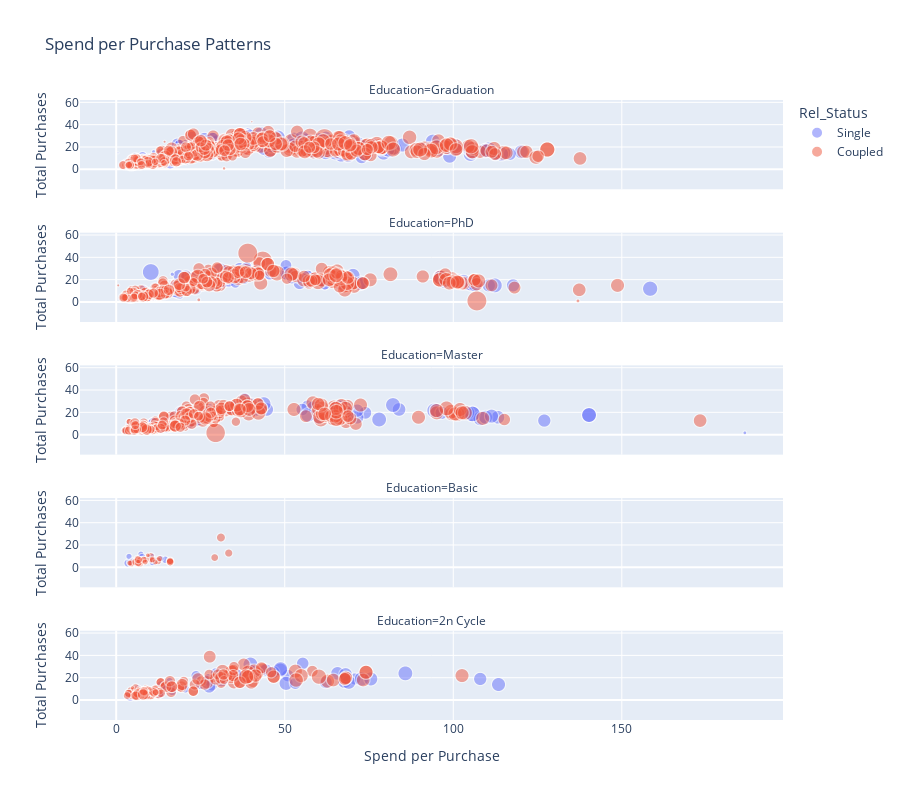

The notebook cell this image was saved under:
### Code cell
fig = px.scatter(data_frame=df, x='SpendPerPurchase', y='TotalPurchases', size='Income', color='Rel_Status', opacity=0.5, facet_col='Education', facet_col_wrap=1, height=800,
                 labels={
                     'SpendPerPurchase': 'Spend per Purchase',
                     'TotalPurchases': 'Total Purchases'
                 }, title='Spend per Purchase Patterns')
fig.show()

### Figure 1 — Plotly figure (JSON) as saved in the notebook; plotly's stock layout.template omitted (floating-point values rounded to 4 significant figures; data arrays with more than 128 entries replaced by an {"elided": "..."} marker saying what was removed)
{"data": [{"hovertemplate": "Rel_Status=Single<br>Education=Graduation<br>Spend per Purchase=%{x}<br>Total Purchases=%{y}<br>Income=%{marker.size}<extra></extra>", "legendgroup": "Single", "marker": {"color": "#636efa", "opacity": 0.5, "size": {"elided": "402 int values"}, "sizemode": "area", "sizeref": 406.0, "symbol": "circle"}, "mode": "markers", "name": "Single", "showlegend": true, "type": "scattergl", "x": {"elided": "402 float values"}, "xaxis": "x5", "y": {"elided": "402 int values"}, "yaxis": "y5"}, {"hovertemplate": "Rel_Status=Single<br>Education=PhD<br>Spend per Purchase=%{x}<br>Total Purchases=%{y}<br>Income=%{marker.size}<extra></extra>", "legendgroup": "Single", "marker": {"color": "#636efa", "opacity": 0.5, "size": {"elided": "175 int values"}, "sizemode": "area", "sizeref": 406.0, "symbol": "circle"}, "mode": "markers", "name": "Single", "showlegend": false, "type": "scattergl", "x": {"elided": "175 float values"}, "xaxis": "x4", "y": {"elided": "175 int values"}, "yaxis": "y4"}, {"hovertemplate": "Rel_Status=Single<br>Education=Master<br>Spend per Purchase=%{x}<br>Total Purchases=%{y}<br>Income=%{marker.size}<extra></extra>", "legendgroup": "Single", "marker": {"color": "#636efa", "opacity": 0.5, "size": [59354, 10979, 49389, 75777, 42394, 32557, 61331, 92859, 30523, 18890, 48721, 44551, 31160, 31788, 63841, 35416, 70893, 29548, 46098, 36143, 51529, 42618, 36230, 37760, 58308, 59432, 81169, 73454, 22944, 69882, 21888, 26877, 45006, 35791, 63120, 55282, 98777, 59247, 47570, 90247, 41335, 55250, 75012, 51124, 45183, 49494, 55284, 43456, 19485, 42835, 86424, 68092, 51390, 39858, 44051, 33462, 46423, 33168, 50014, 75345, 98777, 52034, 10979, 90638, 78579, 67369, 63841, 64191, 23748, 64857, 6560, 33316, 75154, 41335, 35791, 46390, 63841, 78427, 64866, 49476, 64857, 41020, 70379, 46098, 46098, 59235, 57530, 63972, 90638, 60482, 70638, 39228, 35544, 78789, 61787, 73705, 16653, 39763, 36273, 44635, 33316, 84953, 27071, 74290, 58217, 33051, 62772, 77598, 31385, 91712, 46423, 36927, 53367, 72217, 72309, 65487, 62637, 29435, 91172, 81380, 89616, 8820, 38054, 75777, 44802], "sizemode": "area", "sizeref": 406.0, "symbol": "circle"}, "mode": "markers", "name": "Single", "showlegend": false, "type": "scattergl", "x": [20.67, 3.75, 10.83, 68.48, 6.4, 8.889, 27.48, 94.41, 3.25, 8.75, 17.24, 23.75, 9.143, 6, 41.27, 24.38, 65.57, 5.8, 10.91, 4.75, 27.47, 17.45, 8.429, 9, 60, 30.14, 94.95, 127, 8.444, 73.9, 17.75, 22.33, 22.17, 5.833, 56.81, 21.36, 105.7, 27.33, 13.44, 108.1, 15.58, 34.73, 44.65, 7.167, 24.23, 27.5, 33.22, 23.12, 2.5, 25.87, 43.79, 64.05, 19.61, 13.57, 14.25, 9, 10.22, 12.2, 26.4, 104.3, 105.7, 20.75, 3.75, 140.3, 113.2, 58.44, 41.27, 34.38, 8.444, 66.96, 186.5, 13.1, 71.44, 15.58, 5.833, 22.2, 41.27, 83.91, 26.48, 36.14, 66.96, 21.7, 34.4, 10.91, 10.91, 40.29, 13.14, 55.17, 140.3, 29.82, 66.7, 5, 11.17, 109.6, 69.42, 67.8, 7.667, 16.7, 9.5, 9.714, 13.1, 56.89, 5, 38.03, 14.71, 39.76, 41.13, 66.73, 6.75, 82.11, 10.22, 8.875, 19.05, 71.5, 96.55, 68.76, 18.5, 16.36, 78, 111.4, 65.76, 3.5, 6.429, 68.48, 38.85], "xaxis": "x3", "y": [15, 8, 6, 21, 5, 9, 23, 22, 4, 4, 17, 12, 7, 10, 22, 16, 23, 5, 11, 4, 17, 11, 7, 6, 15, 22, 22, 13, 9, 20, 12, 12, 12, 6, 26, 11, 19, 21, 9, 15, 12, 26, 23, 6, 13, 14, 23, 17, 4, 23, 28, 20, 18, 7, 12, 6, 9, 10, 15, 20, 19, 16, 8, 18, 16, 25, 22, 24, 9, 23, 2, 10, 16, 12, 6, 10, 22, 23, 21, 22, 23, 10, 25, 11, 11, 28, 7, 23, 18, 17, 20, 4, 6, 16, 19, 25, 9, 10, 8, 7, 10, 18, 7, 32, 7, 21, 23, 26, 4, 27, 9, 8, 21, 22, 20, 17, 10, 11, 14, 17, 25, 10, 7, 21, 27], "yaxis": "y3"}, {"hovertemplate": "Rel_Status=Single<br>Education=Basic<br>Spend per Purchase=%{x}<br>Total Purchases=%{y}<br>Income=%{marker.size}<extra></extra>", "legendgroup": "Single", "marker": {"color": "#636efa", "opacity": 0.5, "size": [9548, 21063, 26868, 14906, 15038, 16581, 15056, 8940, 25707, 7500, 24367, 15862, 18746, 23529, 16014, 20194, 22123, 15253, 26487, 16185], "sizemode": "area", "sizeref": 406.0, "symbol": "circle"}, "mode": "markers", "name": "Single", "showlegend": false, "type": "scattergl", "x": [4.833, 8.429, 3.5, 7.333, 11.43, 6, 7.333, 10.1, 4.2, 10.82, 6, 7.2, 8, 10.8, 3.8, 6.714, 14.57, 4.833, 7.667, 13.25], "xaxis": "x2", "y": [6, 7, 4, 9, 7, 4, 12, 10, 5, 11, 4, 5, 8, 5, 10, 7, 7, 6, 9, 8], "yaxis": "y2"}, {"hovertemplate": "Rel_Status=Single<br>Education=2n Cycle<br>Spend per Purchase=%{x}<br>Total Purchases=%{y}<br>Income=%{marker.size}<extra></extra>", "legendgroup": "Single", "marker": {"color": "#636efa", "opacity": 0.5, "size": [33812, 88194, 47823, 52195, 81975, 35388, 31395, 23616, 89572, 28457, 47682, 39548, 38593, 36975, 32218, 87305, 60161, 78353, 45889, 61618, 49514, 42395, 42607, 74116, 64831, 67893, 59052, 46779, 79689, 25959, 64176, 80910, 81698, 63998, 21282, 59184, 77297, 85485, 49118, 59601, 41658, 65704, 38741, 31163, 31163, 23331, 51250, 41473, 24336, 75342, 31859, 13533, 83257, 11448, 23830, 31878, 67506, 41713, 74859, 65706, 41769, 80617], "sizemode": "area", "sizeref": 406.0, "symbol": "circle"}, "mode": "markers", "name": "Single", "showlegend": false, "type": "scattergl", "x": [16.62, 39.81, 10.29, 4.25, 113.4, 6.4, 6.4, 9.875, 85.79, 20.5, 27.42, 7.714, 16.09, 6.6, 13.29, 67.76, 41.19, 65.67, 9.2, 70.79, 28.38, 15.17, 25, 108, 50.91, 62.19, 27.28, 5.75, 48.7, 8, 55.33, 50.4, 69, 46.72, 6.571, 39.7, 35.86, 72.79, 43.89, 53.13, 12, 35.52, 8.714, 7.6, 7.6, 15.82, 29.58, 12.67, 7.75, 31.28, 9.6, 6.857, 48.75, 3.5, 8.6, 11.67, 27.58, 13.38, 68.04, 44.41, 23.68, 75.53], "xaxis": "x", "y": [8, 32, 7, 4, 14, 5, 10, 8, 24, 10, 19, 7, 11, 5, 7, 17, 26, 24, 5, 19, 13, 12, 14, 19, 22, 16, 18, 4, 27, 7, 33, 15, 16, 25, 7, 27, 22, 19, 28, 15, 6, 23, 7, 5, 5, 17, 24, 6, 4, 18, 5, 7, 28, 4, 5, 6, 12, 13, 23, 27, 22, 19], "yaxis": "y"}, {"hovertemplate": "Rel_Status=Coupled<br>Education=Graduation<br>Spend per Purchase=%{x}<br>Total Purchases=%{y}<br>Income=%{marker.size}<extra></extra>", "legendgroup": "Coupled", "marker": {"color": "#EF553B", "opacity": 0.5, "size": {"elided": "713 int values"}, "sizemode": "area", "sizeref": 406.0, "symbol": "circle"}, "mode": "markers", "name": "Coupled", "showlegend": true, "type": "scattergl", "x": {"elided": "713 float values"}, "xaxis": "x5", "y": {"elided": "713 int values"}, "yaxis": "y5"}, {"hovertemplate": "Rel_Status=Coupled<br>Education=PhD<br>Spend per Purchase=%{x}<br>Total Purchases=%{y}<br>Income=%{marker.size}<extra></extra>", "legendgroup": "Coupled", "marker": {"color": "#EF553B", "opacity": 0.5, "size": {"elided": "305 int values"}, "sizemode": "area", "sizeref": 406.0, "symbol": "circle"}, "mode": "markers", "name": "Coupled", "showlegend": false, "type": "scattergl", "x": {"elided": "305 float values"}, "xaxis": "x4", "y": {"elided": "305 int values"}, "yaxis": "y4"}, {"hovertemplate": "Rel_Status=Coupled<br>Education=Master<br>Spend per Purchase=%{x}<br>Total Purchases=%{y}<br>Income=%{marker.size}<extra></extra>", "legendgroup": "Coupled", "marker": {"color": "#EF553B", "opacity": 0.5, "size": {"elided": "240 int values"}, "sizemode": "area", "sizeref": 406.0, "symbol": "circle"}, "mode": "markers", "name": "Coupled", "showlegend": false, "type": "scattergl", "x": {"elided": "240 float values"}, "xaxis": "x3", "y": {"elided": "240 int values"}, "yaxis": "y3"}, {"hovertemplate": "Rel_Status=Coupled<br>Education=Basic<br>Spend per Purchase=%{x}<br>Total Purchases=%{y}<br>Income=%{marker.size}<extra></extra>", "legendgroup": "Coupled", "marker": {"color": "#EF553B", "opacity": 0.5, "size": [7500, 24594, 28249, 24882, 24480, 27190, 24279, 30801, 18978, 25965, 13084, 17487, 20425, 25443, 22634, 14421, 23724, 26997, 18393, 17256, 22634, 13724, 24594, 9722, 28389, 28249, 24882, 34445, 22390, 14188, 20425, 16005, 25224, 14918], "sizemode": "area", "sizeref": 406.0, "symbol": "circle"}, "mode": "markers", "name": "Coupled", "showlegend": false, "type": "scattergl", "x": [10.17, 5.8, 7.167, 16, 10.2, 4.5, 29.22, 7.5, 7.4, 12.33, 5.8, 4.5, 8.143, 6.4, 16, 4, 10.71, 33.38, 6.25, 8.857, 16, 11.6, 5.8, 9.364, 7, 7.167, 16, 31.07, 6.5, 10.71, 8.143, 12.88, 6.571, 8.6], "xaxis": "x2", "y": [6, 5, 6, 5, 10, 4, 9, 6, 5, 6, 5, 4, 7, 5, 6, 4, 7, 13, 8, 7, 6, 5, 5, 11, 4, 6, 5, 27, 4, 7, 7, 8, 7, 5], "yaxis": "y2"}, {"hovertemplate": "Rel_Status=Coupled<br>Education=2n Cycle<br>Spend per Purchase=%{x}<br>Total Purchases=%{y}<br>Income=%{marker.size}<extra></extra>", "legendgroup": "Coupled", "marker": {"color": "#EF553B", "opacity": 0.5, "size": {"elided": "136 int values"}, "sizemode": "area", "sizeref": 406.0, "symbol": "circle"}, "mode": "markers", "name": "Coupled", "showlegend": false, "type": "scattergl", "x": {"elided": "136 float values"}, "xaxis": "x", "y": {"elided": "136 int values"}, "yaxis": "y"}], "layout": {"annotations": [{"font": {}, "showarrow": false, "text": "Education=2n Cycle", "x": 0.5, "xanchor": "center", "xref": "paper", "y": 0.144, "yanchor": "bottom", "yref": "paper"}, {"font": {}, "showarrow": false, "text": "Education=Basic", "x": 0.5, "xanchor": "center", "xref": "paper", "y": 0.358, "yanchor": "bottom", "yref": "paper"}, {"font": {}, "showarrow": false, "text": "Education=Master", "x": 0.5, "xanchor": "center", "xref": "paper", "y": 0.572, "yanchor": "bottom", "yref": "paper"}, {"font": {}, "showarrow": false, "text": "Education=PhD", "x": 0.5, "xanchor": "center", "xref": "paper", "y": 0.786, "yanchor": "bottom", "yref": "paper"}, {"font": {}, "showarrow": false, "text": "Education=Graduation", "x": 0.5, "xanchor": "center", "xref": "paper", "y": 1, "yanchor": "bottom", "yref": "paper"}], "height": 800, "legend": {"itemsizing": "constant", "title": {"text": "Rel_Status"}, "tracegroupgap": 0}, "title": {"text": "Spend per Purchase Patterns"}, "xaxis": {"anchor": "y", "domain": [0, 1], "title": {"text": "Spend per Purchase"}}, "xaxis2": {"anchor": "y2", "domain": [0, 1], "matches": "x", "showticklabels": false}, "xaxis3": {"anchor": "y3", "domain": [0, 1], "matches": "x", "showticklabels": false}, "xaxis4": {"anchor": "y4", "domain": [0, 1], "matches": "x", "showticklabels": false}, "xaxis5": {"anchor": "y5", "domain": [0, 1], "matches": "x", "showticklabels": false}, "yaxis": {"anchor": "x", "domain": [0, 0.144], "title": {"text": "Total Purchases"}}, "yaxis2": {"anchor": "x2", "domain": [0.214, 0.358], "matches": "y", "title": {"text": "Total Purchases"}}, "yaxis3": {"anchor": "x3", "domain": [0.428, 0.572], "matches": "y", "title": {"text": "Total Purchases"}}, "yaxis4": {"anchor": "x4", "domain": [0.642, 0.786], "matches": "y", "title": {"text": "Total Purchases"}}, "yaxis5": {"anchor": "x5", "domain": [0.856, 1], "matches": "y", "title": {"text": "Total Purchases"}}}}
